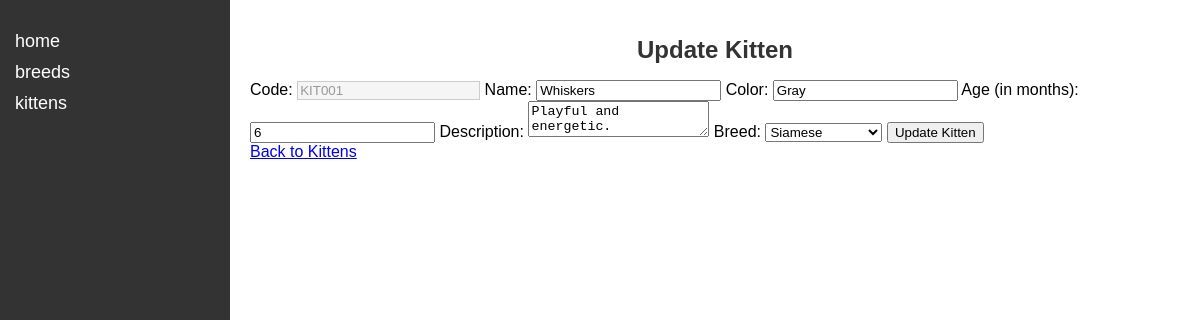
The page /update_kitten/1 on the database its author committed.
### models/models.py (models this page shows, shortened)
class Animal(Base):
    __abstract__ = True
    id = Column(Integer, primary_key=True, index=True)
    nickname = Column(String, unique=True, nullable=False)
    name = Column(String, nullable=False)
    color = Column(String, nullable=False)
    age_months = Column(Integer, nullable=False)
    description = Column(String)
    is_active = Column(Boolean, default=True)
    create_time = Column(DateTime(timezone=True), server_default=func.now())

class Kitten(Animal):
    __tablename__ = "kitten"
    breed_id = Column(Integer, ForeignKey('cat_breed.id'))
    breed = relationship("CatBreed", back_populates="kittens")

### routes/routes.py (the view)
@router.get("/update_kitten/{kitten_id}", response_class=HTMLResponse, name="update_kitten",
            summary="Update Kitten Form",
            description="Render the form to update an existing kitten's information.")
async def update_kitten(request: Request, kitten_id: int, db: Session = Depends(get_db)):
    kitten = db.query(Kitten).filter(Kitten.id == kitten_id).first()
    if not kitten:
        return RedirectResponse(url="/kittens", status_code=303)
    breeds = db.query(CatBreed).all()
    return templates.TemplateResponse("update_kitten.html", {
        "request": request,
        "kitten": kitten,
        "breeds": breeds,
        "menu": menu
    })

### templates/update_kitten.html (shortened to what this page needs)
{% extends 'base.html' %}
{% block content %}
<h1>Update Kitten</h1>
<form method="post" action="/update_kitten/{{ kitten.id }}">
    <label for="nickname">Code:</label>
    <input type="text" id="nickname" name="nickname" value="{{ kitten.nickname }}" readonly >
    <label for="name">Name:</label>
    <input type="text" id="name" name="name" value="{{ kitten.name }}">
    <label for="color">Color:</label>
    <input type="text" id="color" name="color" value="{{ kitten.color }}">
    <label for="age_months">Age (in months):</label>
    <input type="number" id="age_months" name="age_months" value="{{ kitten.age_months }}">
    <label for="description">Description:</label>
    <textarea id="description" name="description">{{ kitten.description }}</textarea>
    <label for="breed_id">Breed:</label>
    <select id="breed_id" name="breed_id">
        {% for breed in breeds if breed.is_active %}
            <option value="{{ breed.id }}" >
                {{ breed.name }}
            </option>
        {% endfor %}
    </select>
    <button type="submit">Update Kitten</button>
</form>
<a href="{{ url_for('kittens') }}">Back to Kittens</a>
{% endblock %}

### static/css/styles.css (style rules this page uses)
body { font-family: Arial, sans-serif; margin: 0 auto; padding: 0; background-color: #f4f4f4; max-width: min(1200px, 100%); width: 100%; }
.content h1 { text-align: center; }
h1 { font-size: 24px; color: #333; }
input[type="text"][readonly] { background-color: #f5f5f5; color: #999; border: 1px solid #ccc; cursor: not-allowed; }

### rows shown on the page
Kitten: nickname "KIT001", name "Whiskers", color "Gray", age_months "6", description "Playful and energetic."

### other values the page prints
{{ item.route }} "home" "breeds" "kittens"
form field breed_id "Siamese"
